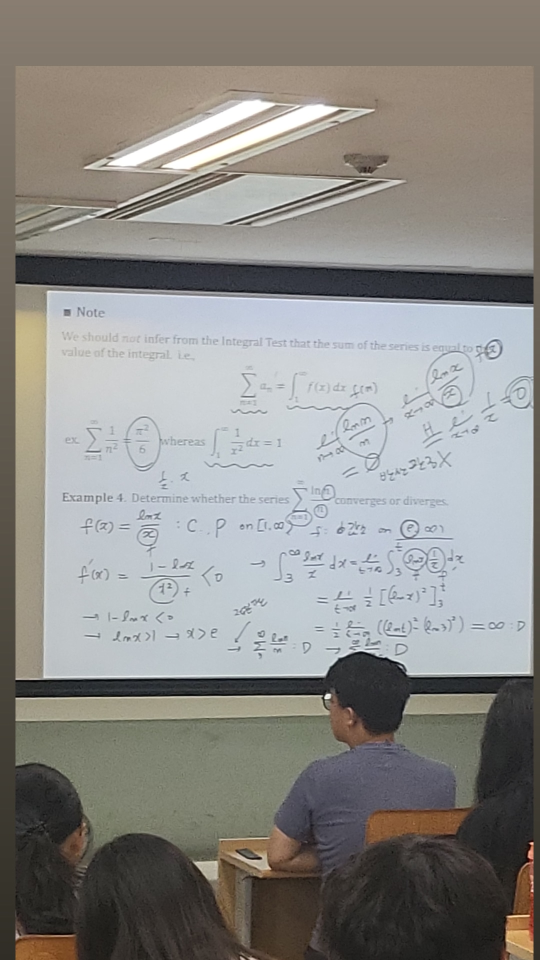
#> input picture samples/screen2.jpg, 1080 x 1920 px (shown at 1/2 size)
$ python step4.py
#> lines starting #> are read from the running program, lines starting #| are printed output that depends on the picture; after the words box and inside, x2 and y2 are one past the last pixel; in counts of white or black regions, pixels touching at a corner belong together
import cv2
import numpy as np
from pathlib import Path

ROOT = Path(__file__).resolve().parent.parent
OUT = ROOT / "experiments/out"

img = cv2.imread(str(ROOT / "samples/screen2.jpg"))
#> img is the input picture: shape (1920, 1080, 3); mean B, G, R 136.6, 140, 141.4
img = img[560:1370, 80:1070]                        # 화면 부분만 대충 잘라내기 (세로, 가로)
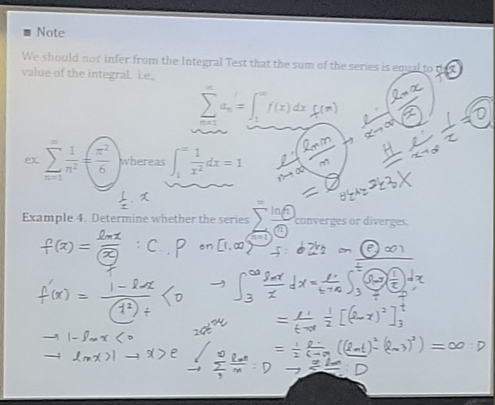
#> img: shape (810, 990, 3) (shown at 1/2 size); mean B, G, R 196, 189.3, 182.4

gray = cv2.cvtColor(img, cv2.COLOR_BGR2GRAY)
bg = cv2.medianBlur(gray, 51)                       # 주변 배경의 밝기
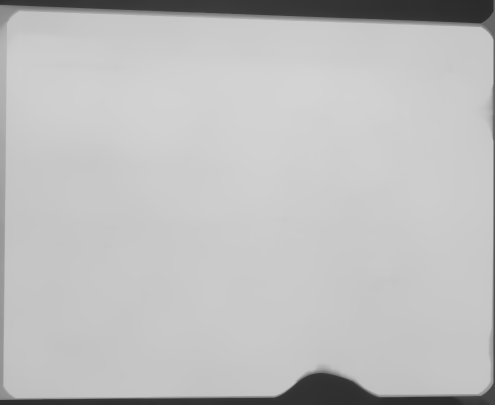
#> bg: shape (810, 990) (shown at 1/2 size); min 42, max 211, mean 190.6
diff = bg.astype(np.int16) - gray.astype(np.int16)  # 주변보다 얼마나 어두운가
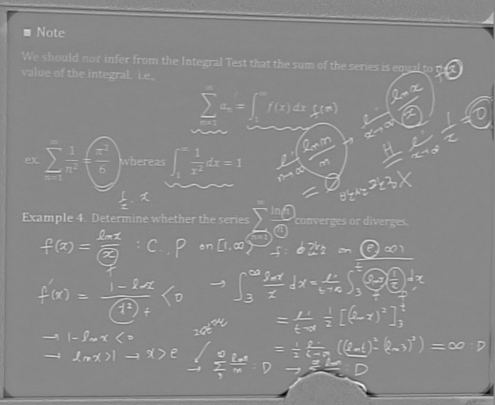
#> diff: shape (810, 990) int16 (shown at 1/2 size); min -174, max 151, mean 2.6; drawn with min black and max white

for t in (25, 35, 50):
    mask = (diff > t).astype(np.uint8) * 255

    h, w = mask.shape
    rgba = np.zeros((h, w, 4), np.uint8)            # 검은 글씨
    rgba[..., 3] = mask                             # 필기 부분만 불투명
    cv2.imwrite(str(OUT / f"4_ink_{t}.png"), rgba)
#> this loop made 3 passes
#> pass 1, `mask = (diff > t).astype(np.uint8) * 255`:
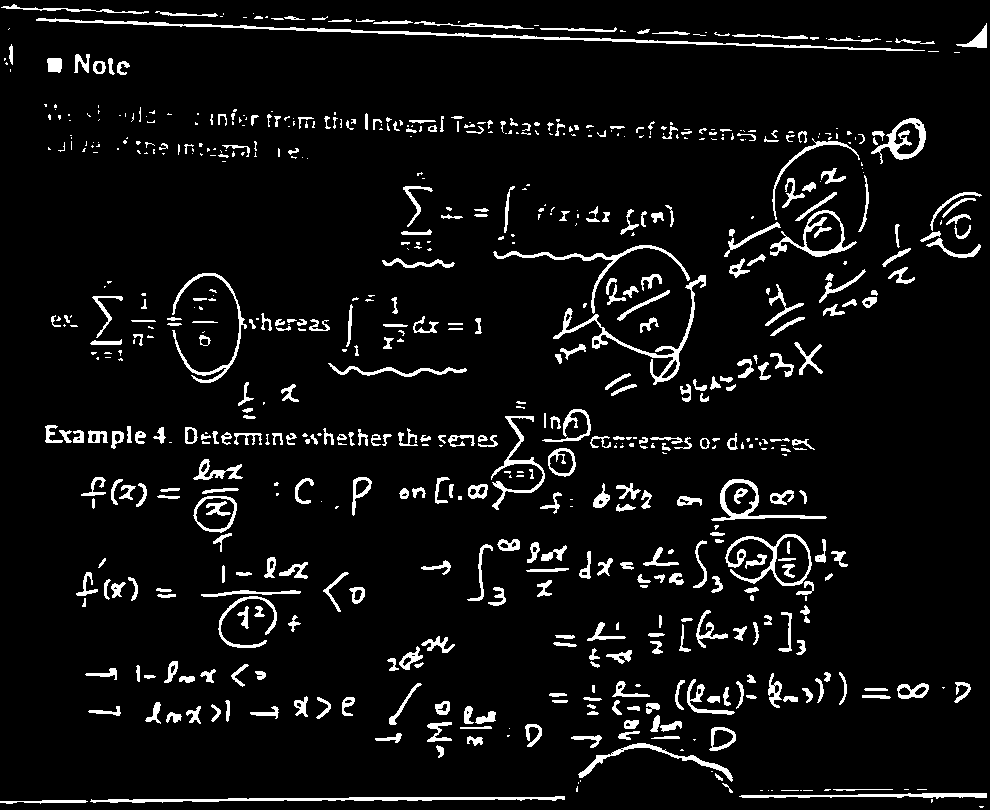
#> mask: shape (810, 990); 6.5% white; 684 white regions (280 under 20 px), largest, box (x1, y1, x2, y2) and area: (36, 18, 925, 51) 2351, (90, 796, 565, 803) 1443, (553, 275, 706, 385) 1426
#> pass 2, `mask = (diff > t).astype(np.uint8) * 255`:
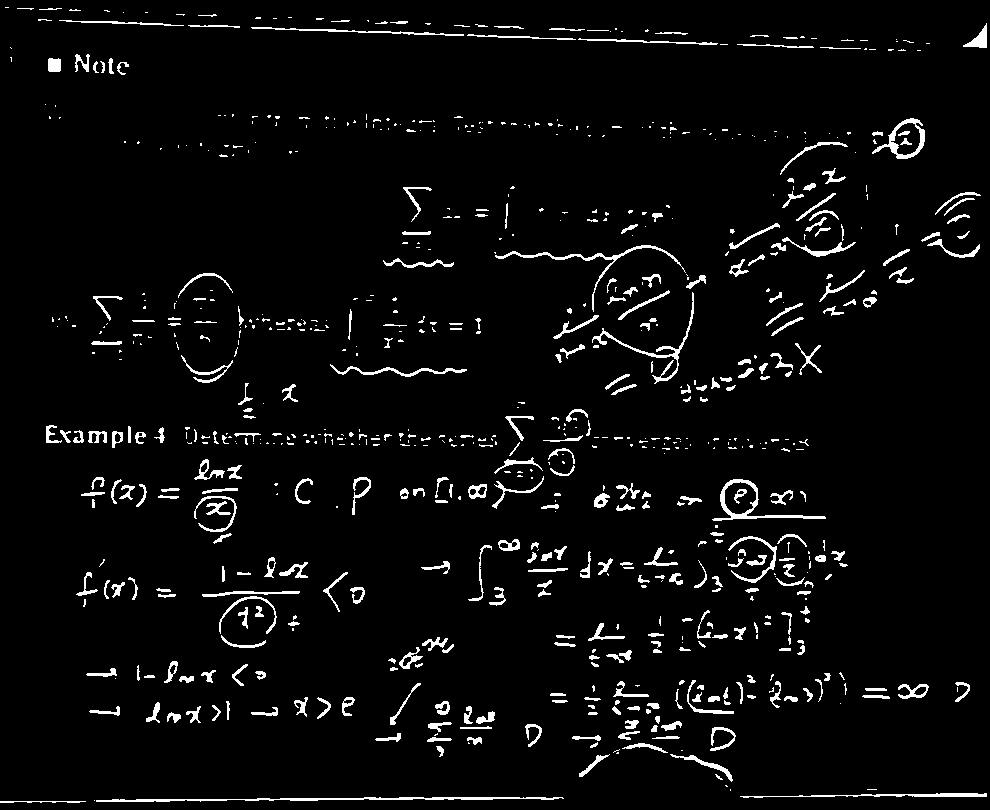
#> mask: shape (810, 990); 4.2% white; 778 white regions (429 under 20 px), largest, box (x1, y1, x2, y2) and area: (96, 797, 564, 802) 1055, (712, 479, 826, 521) 724, (495, 245, 686, 312) 689

$ run again, with samples/screen1.jpg copied over samples/screen2.jpg
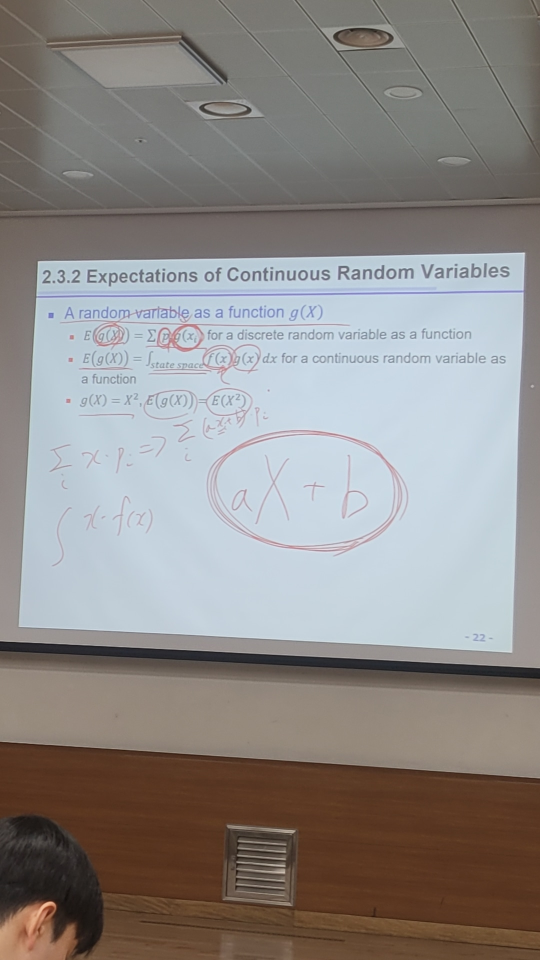
#> input picture samples/screen1.jpg, 1080 x 1920 px (shown at 1/2 size)
#> img is the input picture: shape (1920, 1080, 3); mean B, G, R 135.5, 137.7, 141.5
#> img: shape (810, 990, 3)
#> `diff = bg.astype(np.int16) - gray.astype(np.int16)`:
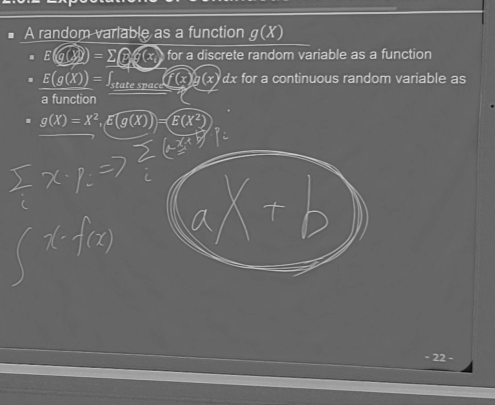
#> diff: shape (810, 990) int16 (shown at 1/2 size); min -67, max 100, mean 3.2; drawn with min black and max white
#> the loop `for t in (25, 35, 50):` made 3 passes
#> pass 2, `mask = (diff > t).astype(np.uint8) * 255`:
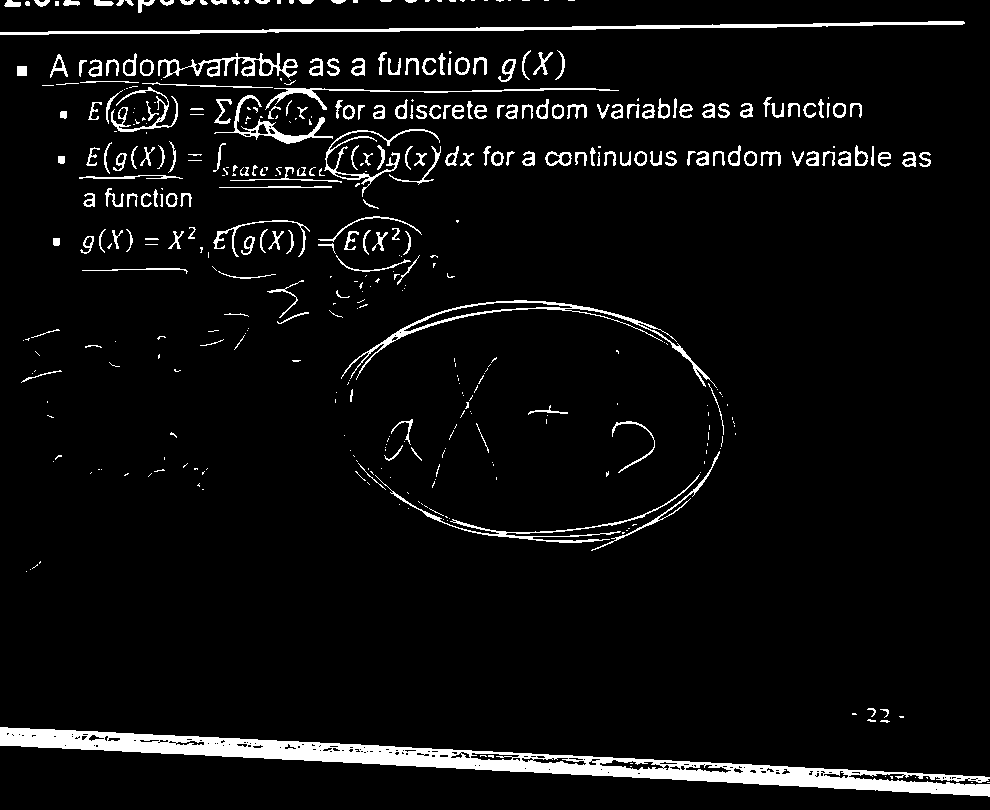
#> mask: shape (810, 990); 5.5% white; 436 white regions (231 under 20 px), largest, box (x1, y1, x2, y2) and area: (0, 727, 990, 797) 16540, (0, 21, 965, 35) 3151, (341, 300, 717, 388) 1882

$ run again, with samples/board1.jpg copied over samples/screen2.jpg
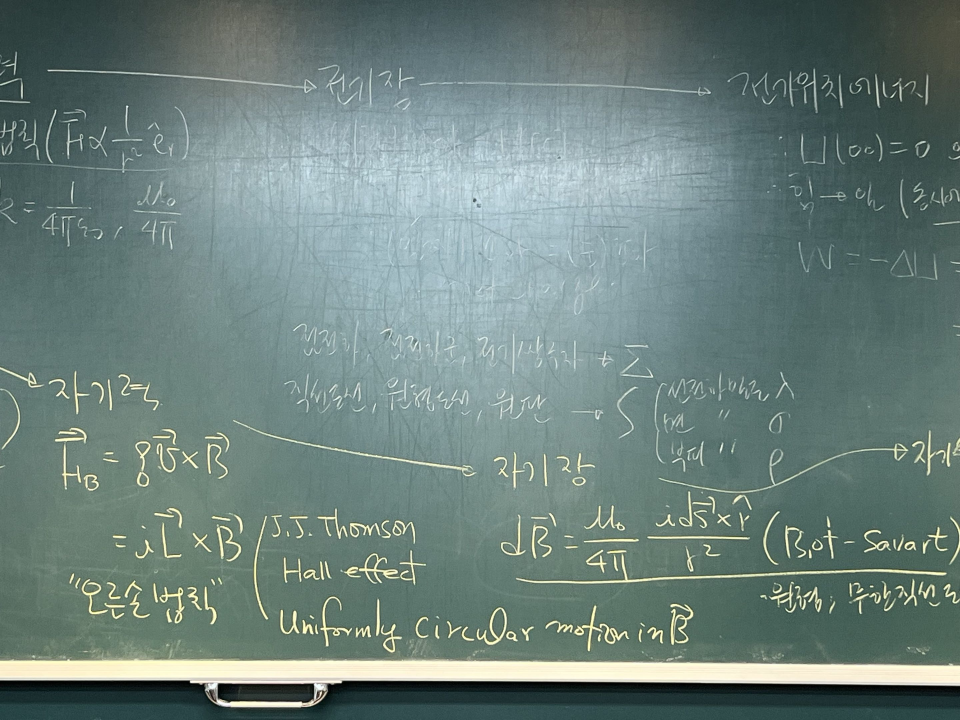
#> input picture samples/board1.jpg, 2880 x 2160 px (shown at 1/3 size)
#> img is the input picture: shape (2160, 2880, 3); mean B, G, R 124.6, 129.2, 108.8
#> img: shape (810, 990, 3)
#> `diff = bg.astype(np.int16) - gray.astype(np.int16)`:
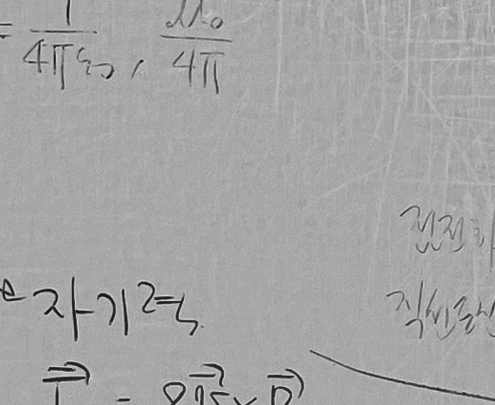
#> diff: shape (810, 990) int16 (shown at 1/2 size); min -154, max 80, mean -2.1; drawn with min black and max white
#> the loop `for t in (25, 35, 50):` made 3 passes
#> pass 2, `mask = (diff > t).astype(np.uint8) * 255`:
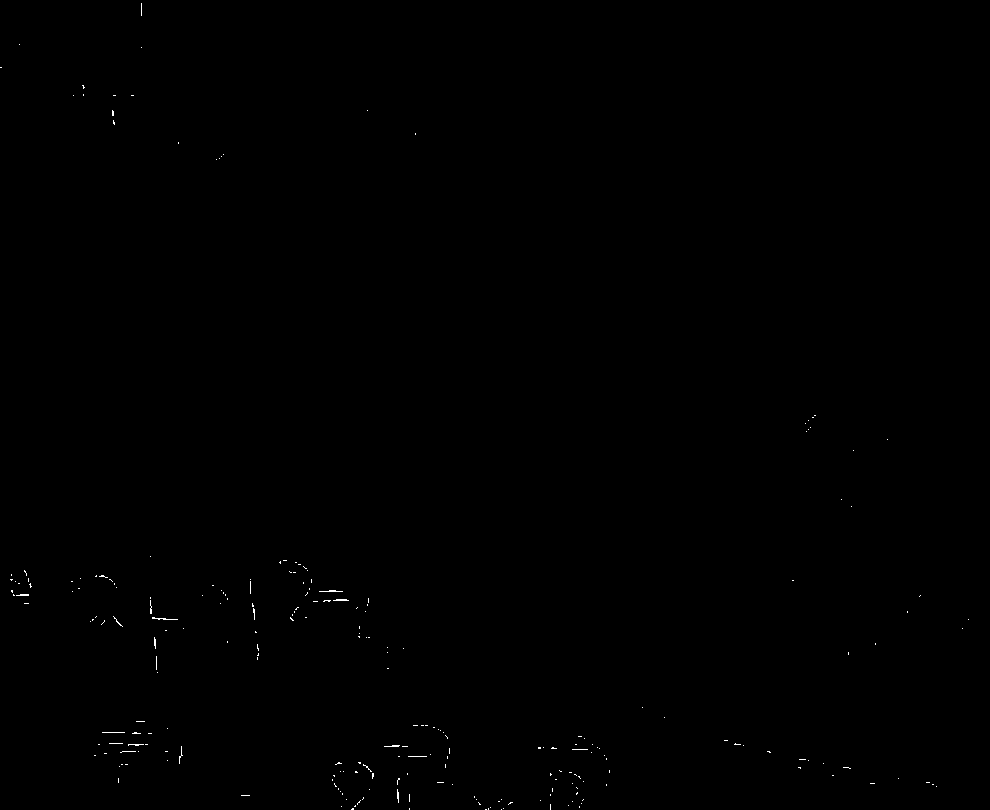
#> mask: shape (810, 990); 0.13% white in thin lines or dots
